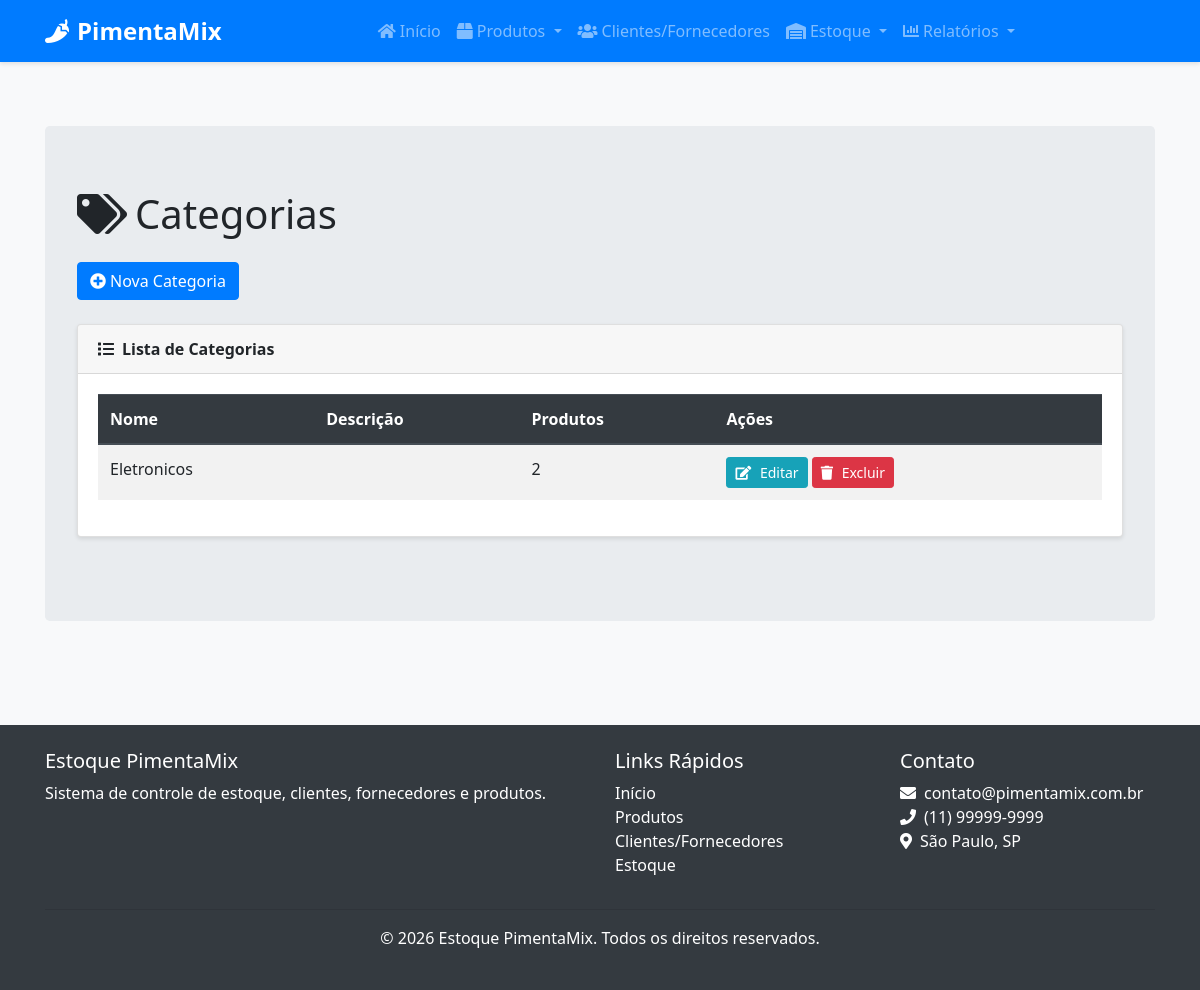
Before: /categorias/ with the older database file.
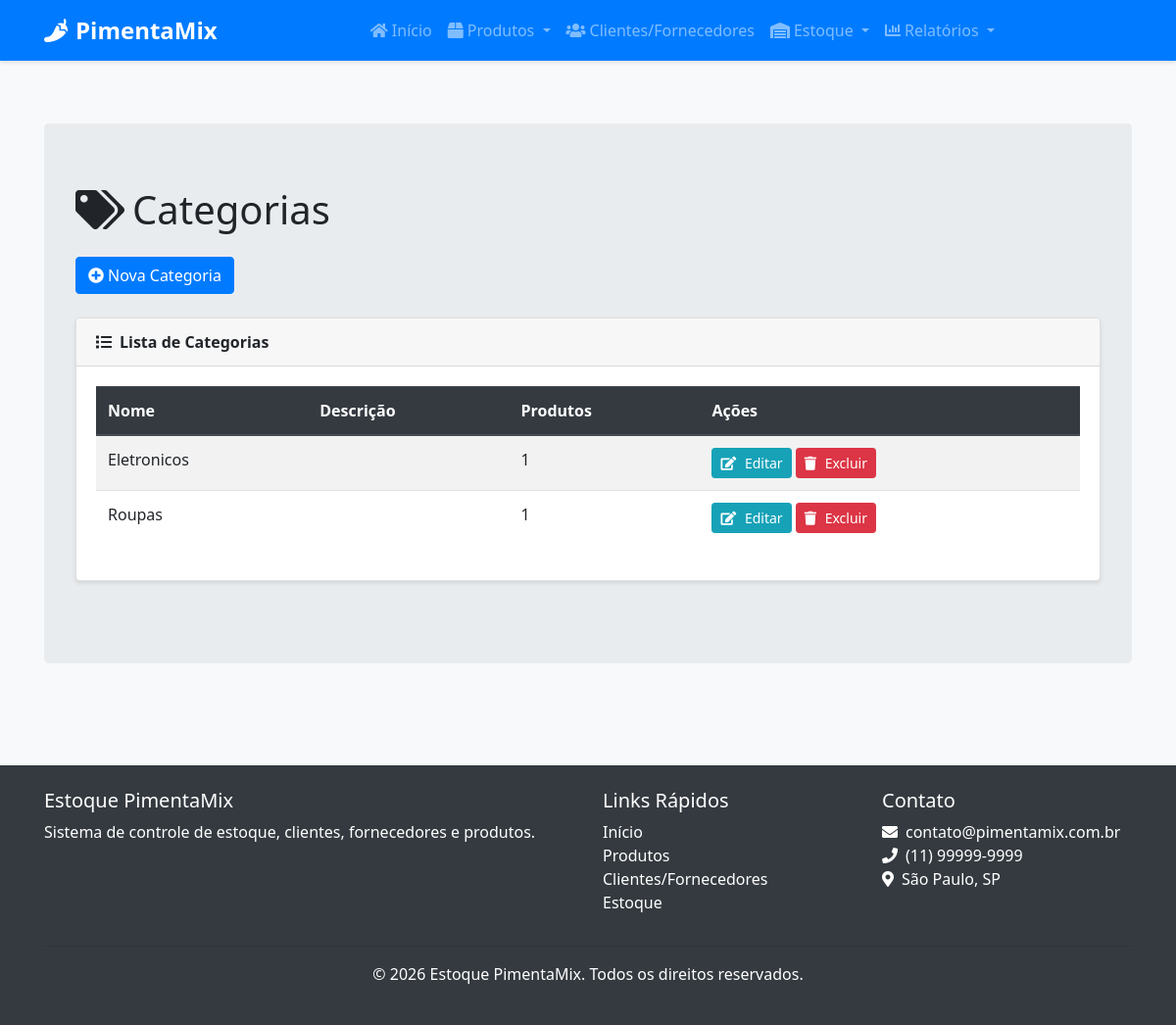
After: the same page with the newer database file.
### src/models/categoria.py (models this page shows, shortened)
class Categoria(db.Model):
    __tablename__ = 'categoria'
    id = db.Column(db.Integer, primary_key=True)
    nome = db.Column(db.String(100), nullable=False, unique=True)
    descricao = db.Column(db.Text, nullable=True)
    produtos = db.relationship('Produto', backref='categoria', lazy=True)

### src/routes/categoria.py (the view)
@categoria_bp.route('/')
def listar():
    categorias = Categoria.query.all()
    return render_template('categoria/listar.html', categorias=categorias)

### src/templates/categoria/listar.html (shortened to what this page needs)
{% extends "base.html" %}
{% block content %}
<div class="container">
    <div class="jumbotron mt-4">
    <div class="row">
        <div class="col-12">
            <h1 class="mb-4">
                <i class="fas fa-tags mr-2"></i>Categorias
            </h1>
        </div>
    </div>
    <div class="row mb-4">
        <div class="col-12">
            <a href="{{ url_for('categoria.nova') }}" class="btn btn-primary">
                <i class="fas fa-plus-circle mr-1"></i>Nova Categoria
            </a>
        </div>
    </div>
    <div class="row">
        <div class="col-12">
            <div class="card">
                <div class="card-header">
                    <i class="fas fa-list mr-2"></i>Lista de Categorias
                </div>
                <div class="card-body">
                    {% if categorias %}
                    <div class="table-responsive">
                        <table class="table table-hover table-striped">
                            <thead>
                                <tr>
                                    <th>Nome</th>
                                    <th>Descrição</th>
                                    <th>Produtos</th>
                                    <th>Ações</th>
                                </tr>
                            </thead>
                            <tbody>
                                {% for categoria in categorias %}
                                <tr>
                                    <td>{{ categoria.nome }}</td>
                                    <td>{{ categoria.descricao|truncate(50) }}</td>
                                    <td>{{ categoria.produtos|length }}</td>
                                    <td>
                                        <a href="{{ url_for('categoria.editar', id=categoria.id) }}" class="btn btn-sm btn-info">
                                            <i class="fas fa-edit"></i> Editar
                                        </a>
                                        <button type="button" class="btn btn-sm btn-danger" data-toggle="modal" data-target="#deleteModal{{ categoria.id }}">
                                            <i class="fas fa-trash"></i> Excluir
                                        </button>
                                    </td>
                                </tr>
                                {% endfor %}
                            </tbody>
                        </table>
                    </div>
                    {% else %}
                    <div class="alert alert-info">
                        <i class="fas fa-info-circle mr-1"></i>
                        Nenhuma categoria cadastrada. <a href="{{ url_for('categoria.nova') }}">Cadastre uma nova categoria</a>.
                    </div>
                    {% endif %}
                </div>
            </div>
        </div>
    </div>
</div>
</div>
{% endblock %}

Changed rows visible on the page:
computed for Categoria "Eletronicos": produtos|length "2" → "1"
added Categoria: nome "Roupas", produtos|length "1"
